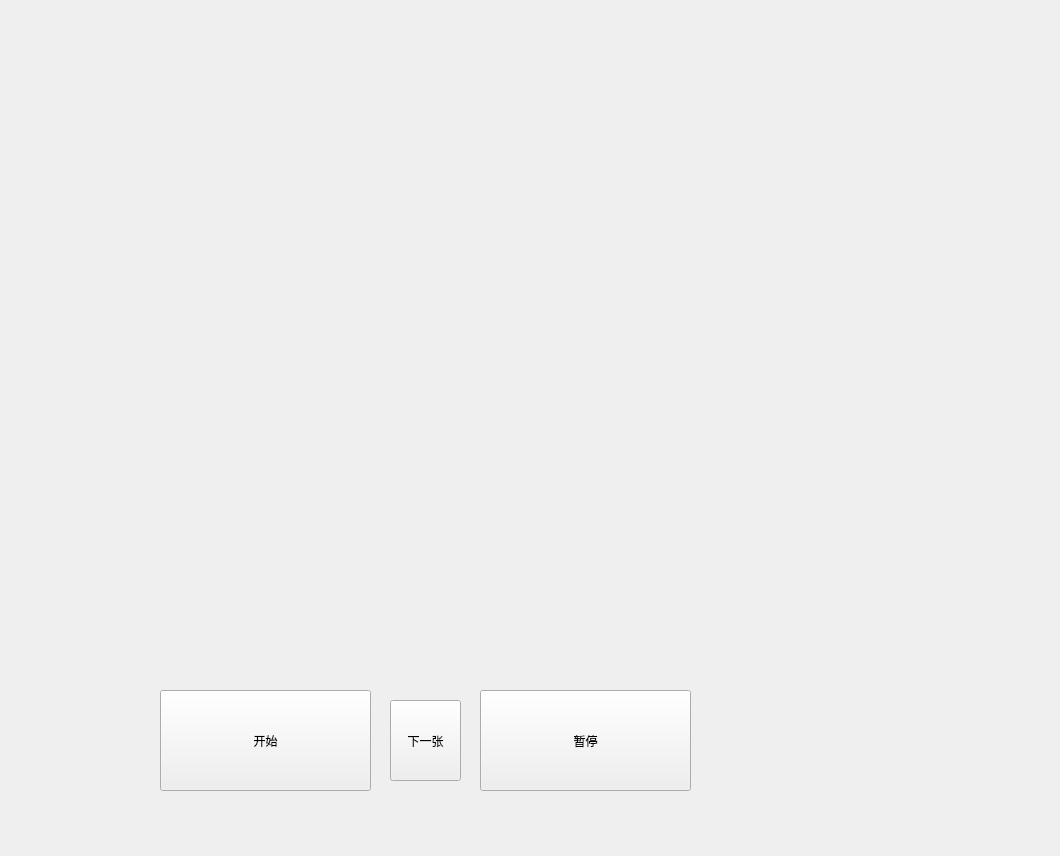
<?xml version="1.0" encoding="UTF-8"?>
<ui version="4.0">
 <class>Widget</class>
 <widget class="QWidget" name="Widget">
  <property name="geometry">
   <rect>
    <x>0</x>
    <y>0</y>
    <width>1060</width>
    <height>856</height>
   </rect>
  </property>
  <property name="windowTitle">
   <string>Widget</string>
  </property>
  <widget class="QLabel" name="label">
   <property name="geometry">
    <rect>
     <x>170</x>
     <y>140</y>
     <width>531</width>
     <height>491</height>
    </rect>
   </property>
   <property name="text">
    <string/>
   </property>
   <property name="scaledContents">
    <bool>true</bool>
   </property>
  </widget>
  <widget class="QPushButton" name="stopbtn">
   <property name="geometry">
    <rect>
     <x>480</x>
     <y>690</y>
     <width>211</width>
     <height>101</height>
    </rect>
   </property>
   <property name="text">
    <string>暂停</string>
   </property>
  </widget>
  <widget class="QPushButton" name="startbtn">
   <property name="geometry">
    <rect>
     <x>160</x>
     <y>690</y>
     <width>211</width>
     <height>101</height>
    </rect>
   </property>
   <property name="text">
    <string>开始</string>
   </property>
  </widget>
  <widget class="QPushButton" name="nextbtn">
   <property name="geometry">
    <rect>
     <x>390</x>
     <y>700</y>
     <width>71</width>
     <height>81</height>
    </rect>
   </property>
   <property name="text">
    <string>下一张</string>
   </property>
  </widget>
 </widget>
 <resources/>
 <connections/>
</ui>
